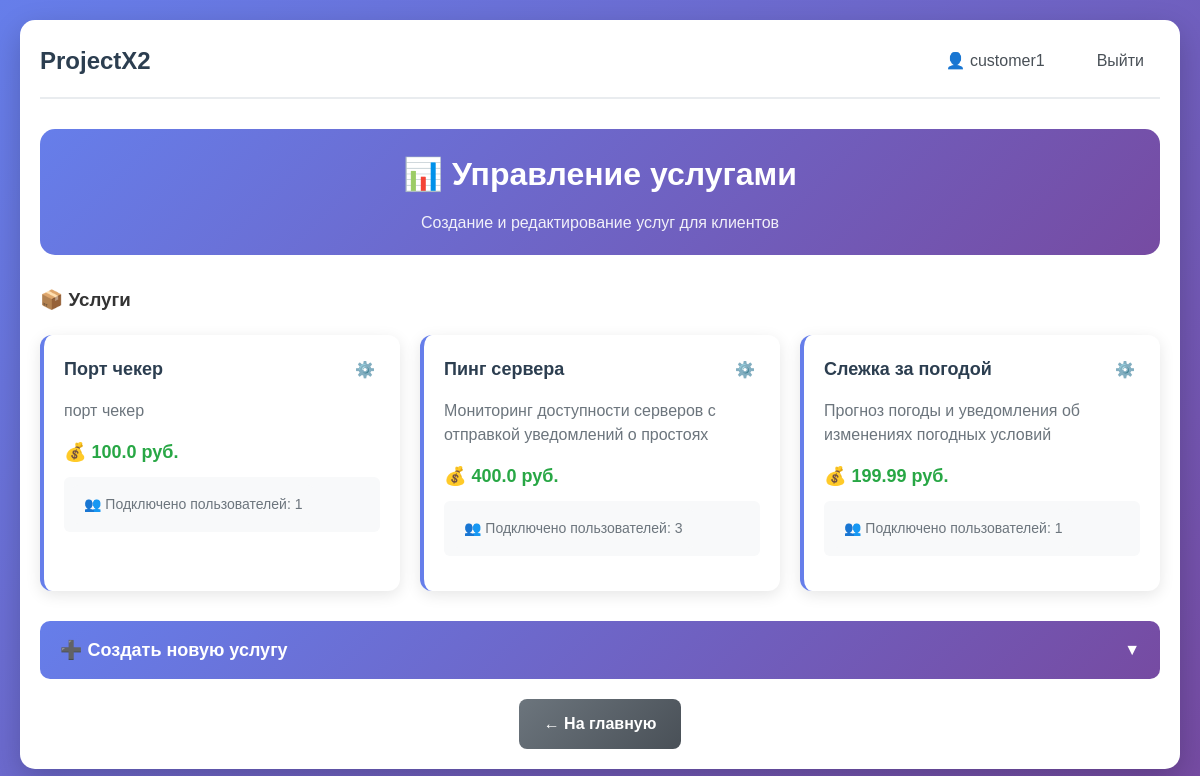
Page /customer/services (signed in) on the earlier database version.
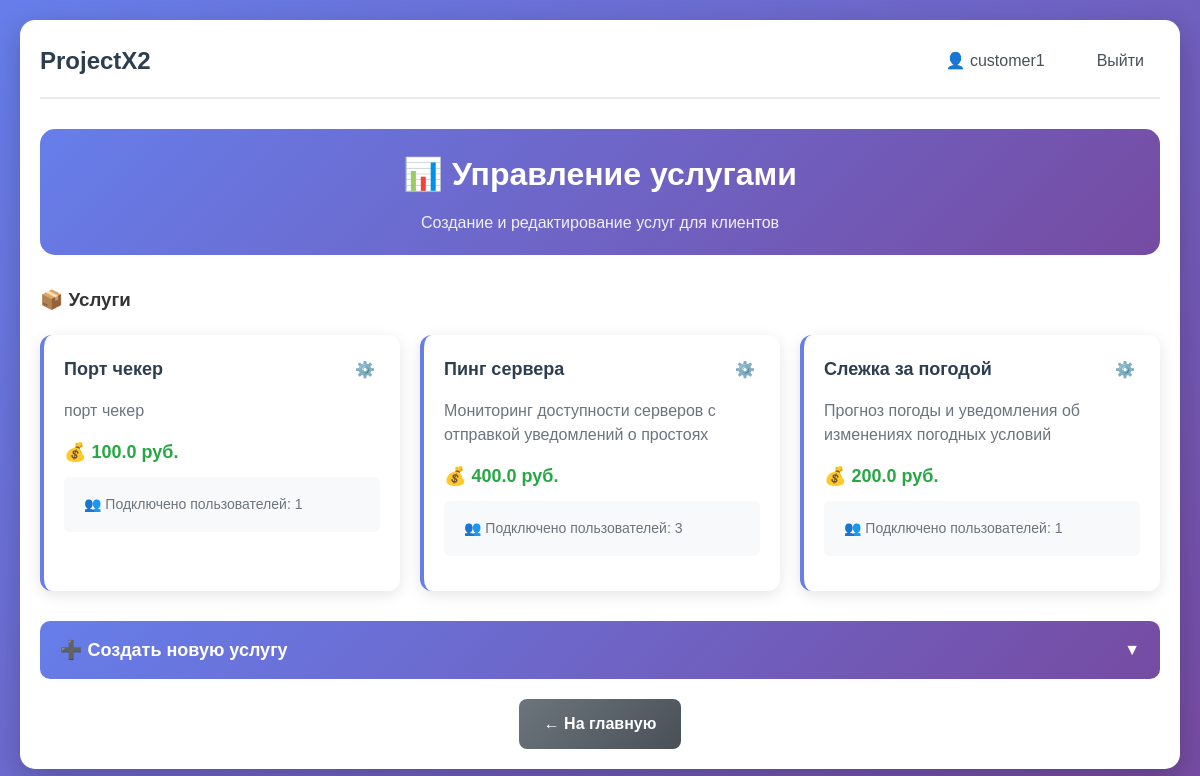
Same page on the later database version.
### app.py (models this page shows)
class Service(db.Model):
    id = db.Column(db.Integer, primary_key=True)
    name = db.Column(db.String(100), nullable=False)
    description = db.Column(db.Text, nullable=False)
    price = db.Column(db.Float, default=0.0)
    is_active = db.Column(db.Boolean, default=True)
    created_at = db.Column(db.DateTime, default=datetime.utcnow)
    customer_id = db.Column(db.Integer, db.ForeignKey('users.id'), nullable=False)
    users = db.relationship('UserService', backref='service', lazy=True)

### app.py (the view)
@app.route('/customer/services')
@login_required
def customer_services():
    if current_user.role != 'customer':
        flash('Доступ запрещен. Только для заказчиков.', 'error')
        return redirect(url_for('index'))
    services = Service.query.filter_by(customer_id=current_user.id).order_by(Service.created_at.desc()).all()
    return render_template('customer_services.html', services=services)

### app.py (called while the page is built)
@login_manager.user_loader
def load_user(user_id):
    return db.session.get(User, int(user_id))

@app.before_request
def check_user_active():
    if current_user.is_authenticated and not current_user.is_active:
        logout_user()
        flash('Ваш аккаунт заблокирован. Обратитесь к администратору.', 'error')
        return redirect(url_for('login'))

### templates/customer_services.html (shortened to what this page needs)
{% extends "base.html" %}
{% block content %}
<div class="admin-container">
    <div class="admin-header">
        <h2>📊 Управление услугами</h2>
        <p class="admin-subtitle">Создание и редактирование услуг для клиентов</p>
    </div>
    <div class="services-list">
        <h3>📦 Услуги</h3>
        {% if services %}
            <div class="services-grid">
                {% for service in services %}
                <div class="service-card {% if service.in_development %}service-development{% endif %}">
                    <div class="service-header">
                        <h4>{{ service.name }}</h4>
                        <div class="service-header-actions">
                            <div class="service-dropdown">
                                <button class="service-settings-btn" onclick="toggleSettings({{ service.id }}, event)">
                                    ⚙️
                                </button>
                            </div>
                        </div>
                    </div>
                    <p class="service-description">{{ service.description }}</p>
                    <div class="service-price">
                        💰 {{ service.price }} руб.
                    </div>
                    <div class="service-stats">
                        <div class="users-count-container"
                            onmouseover="showTooltip(this, 'просмотр подключённых пользователей')"
                            onmouseout="hideTooltip(this)"
                            onclick="toggleUsersList({{ service.id }})">
                            <span class="users-count">👥 Подключено пользователей: {{ service.users|length }}</span>
                        </div>
                    </div>
                </div>
                {% endfor %}
            </div>
        {% else %}
            <div class="empty-state">
                <div class="empty-icon">📭</div>
                <h4>Услуги не найдены</h4>
                <p>Создайте свою первую услугу для клиентов.</p>
            </div>
        {% endif %}
    </div>
    <div class="service-form-section">
        <div class="form-toggle" onclick="toggleServiceForm()">
            <h3>➕ Создать новую услугу</h3>
            <span class="toggle-arrow">▼</span>
        </div>
    </div>
    <div class="admin-actions" style="margin-top: 20px;">
        <a href="{{ url_for('index') }}" class="btn btn-secondary">← На главную</a>
    </div>
</div>
{% endblock %}

Differences in the rows shown:
changed Service "Слежка за погодой": price "199.99" → "200.0"
